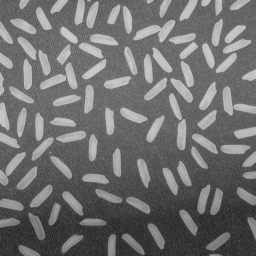
%> input picture rice.png, 256 x 256 px
$ octave T42.m   (GNU Octave 9; MATLAB toolbox functions it lacks are replaced by stand-ins)
%> lines starting %> are read from the running program, lines starting %| are printed output that depends on the picture
clc;clear all;
img=imread('rice.png');
%> img is the input picture: size 256x256 uint8; min 40, max 204, mean 111.2
figure;
subplot(2,3,1);imshow(img,[]);title('a)原始图像');

b=fftshift(fft2(img));

b1=abs(b);
b2=angle(b);
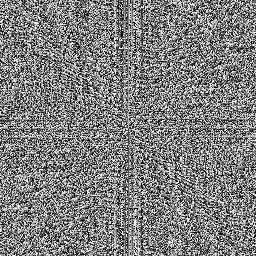
%> b2: size 256x256 double; min -3.14, max 3.14, mean 9.59e-05; drawn with min black and max white
b3=zeros(256,256);b3(1:256,1:256)=b1(1:256,1:256);
subplot(2,3,2);imshow(log(b3),[]);title('b)原始图像幅度谱');
%> after `imshow(log(b3),[])`:
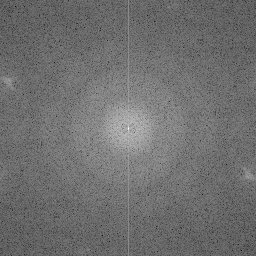
%> displayed picture: size 256x256, on the screen's scale of 0 to 255; min 0, max 255, mean 111.1

c=b;c1=log(abs(c));
h1=128;
w1=128;
sita2=0:0.05:2*pi;
subplot(2,3,3);imshow(c1,[]),hold on;
plot(h1+25*cos(sita2),w1+25*sin(sita2),'black');
fill(h1+25*cos(sita2),w1+25*sin(sita2),'black');
hold off;
title('c)理想高通滤波后频率谱');

[M,N]=size(b);%计算图像的高和宽
%> M = 256; N = 256
d0=50;nn=2;%截止频率为50的二阶巴特沃斯低通滤波器
m=round(M/2);n=round(N/2);%数据取整
%> after `m=round(M/2)`: m = 128
%> after `n=round(N/2)`: n = 128
for i=1:M
    for j=1:N
        d=sqrt((i-m)^2+(j-n)^2);%计算频率平面原点到各点的距离
        h=1/(1+0.414*(d/d0)^(2*nn));%传递公式
        result(i,j)=h*b(i,j);%滤波公式
    end
end
d=result;
h2=128;
w2=128;
sita2=0:0.05:2*pi;
subplot(2,3,5);imshow(log(abs(d)),[]),hold on;
plot(h2+25*cos(sita2),w2+25*sin(sita2),'black');
fill(h2+25*cos(sita2),w2+25*sin(sita2),'black');
hold off;
title('d)巴特沃斯高通通滤波器后图像幅度谱');

result=ifftshift(result);%直流分量移回到左上角
I2=ifft2(result);%傅里叶反变换
I3=uint8(real(I2));%取幅值并转换成8位无符号整数
subplot(2,3,6);imshow(I3);title('e)巴特沃斯高通通滤波器后图像');
%> after `title('e)巴特沃斯高通通滤波器后图像')`:
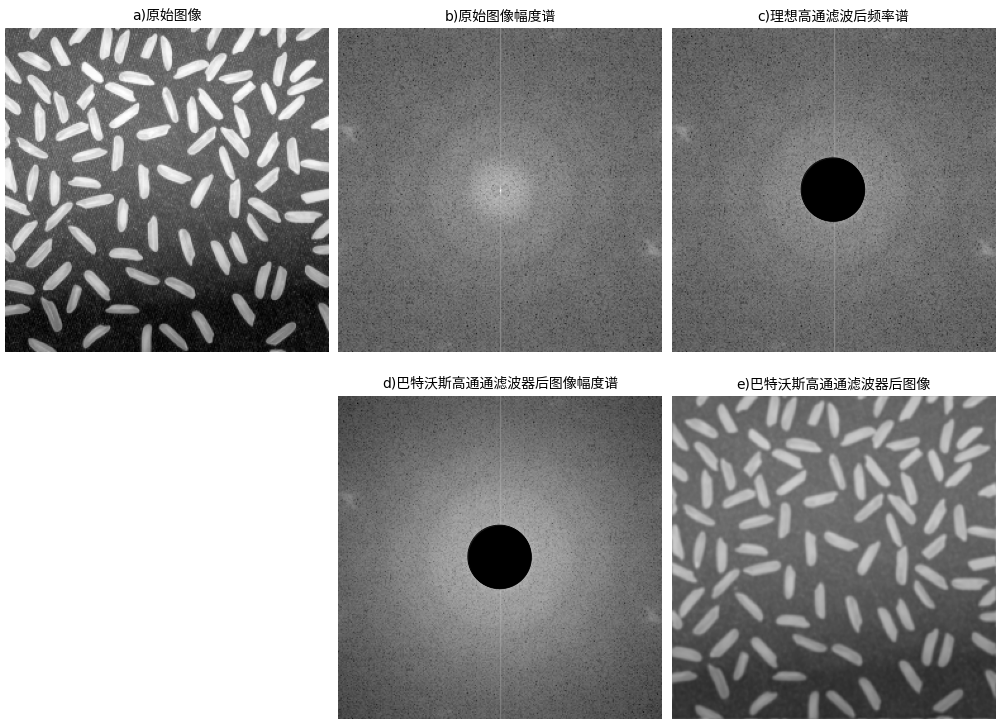
%> figure redrawn from the program's plot data, 5 panels

$ run again, with iris.tif saved as rice.png
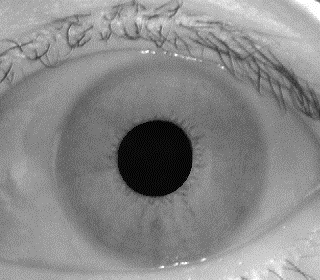
%> input picture iris.tif, 320 x 280 px
%> `b2=angle(b);`:
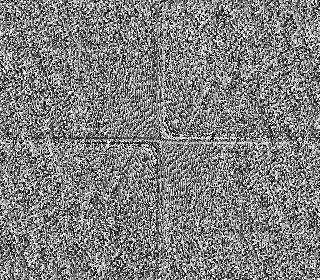
%> b2: size 280x320 double; min -3.14, max 3.14, mean 7.01e-05; drawn with min black and max white
%> `I3=uint8(real(I2));`:
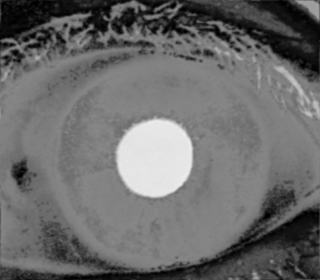
%> I3: size 280x320 uint8; min 0, max 237, mean 106.9
